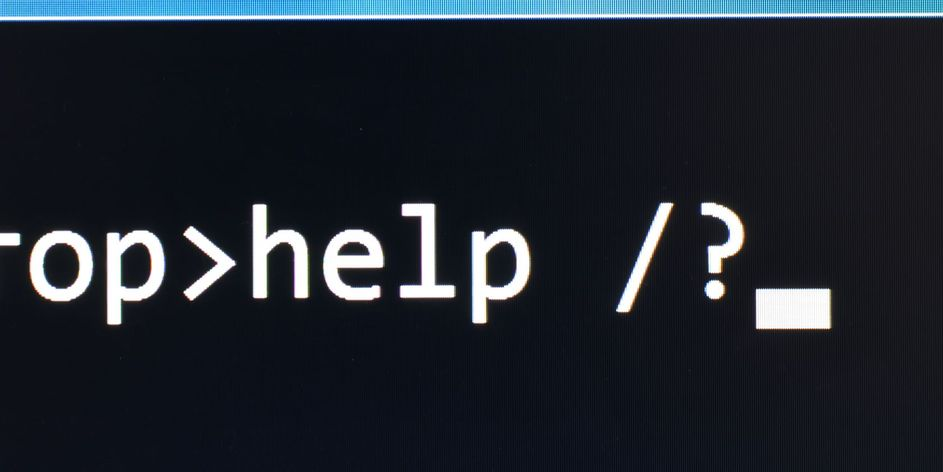
#> input picture Competitive_Programming/cmd line/pic1.jpg, 943 x 472 px, found by its file name
$ jupyter execute convert_images_to_pencil_sketch_using_OpenCV.ipynb
#> lines starting #> are read from the running program, lines starting #| are printed output that depends on the picture
#Convert an image into pencil sketch using OpenCV
In this task we will follow five important steps given below to convert an image into pencil sketch using OpenCV.

###OpenCV:
OpenCV (Open Source Computer Vision Library) is an open source computer vision and machine learning software library. OpenCV was built to provide a common infrastructure for computer vision applications and to accelerate the use of machine perception in the commercial products.

#### Importing OpenCV

[cell 1]
import cv2  #OpenCV
from google.colab.patches import cv2_imshow

#### Read and display the image

[cell 2]
img = cv2.imread('pic1.jpg')   #reading an image
#> img is the input picture: shape (472, 943, 3); mean B, G, R 45.6, 37.6, 31.8
#Image source: https://pixabay.com/photos/girl-portrait-hairstyle-redhead-919048/

[cell 3]
cv2_imshow(img)  #showing an image

#### STEP 1: Convert image into gray using cvtColor function of OpenCV
Gray image: converting an image from other color spaces e.g. RGB, CMYK, HSV, etc. to shades of gray

[cell 4]
gray_img = cv2.cvtColor(img, cv2.COLOR_BGR2GRAY)
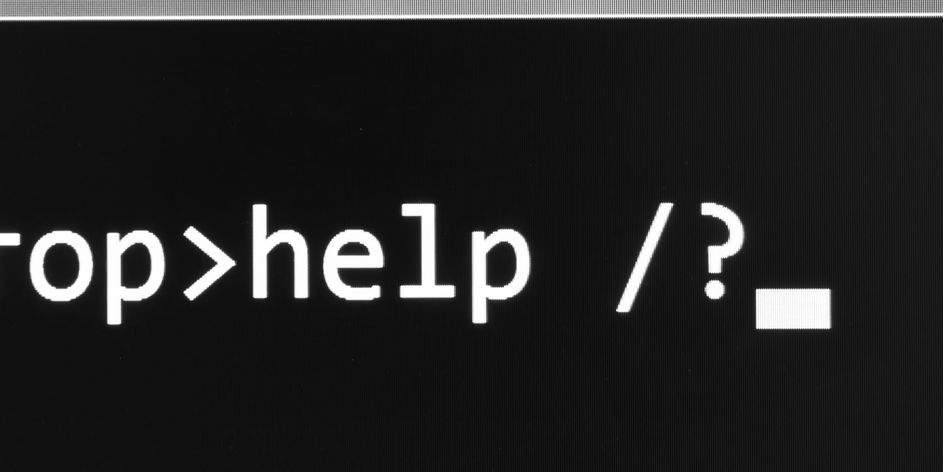
#> gray_img: shape (472, 943); min 2, max 255, mean 36.8
cv2_imshow(gray_img)

#### STEP 2: Invert gray image using bitwise_not function of OpenCV
A bitwise NOT inverts the "on" and "off" pixels in an image.

[cell 5]
invert_img = cv2.bitwise_not(gray_img)
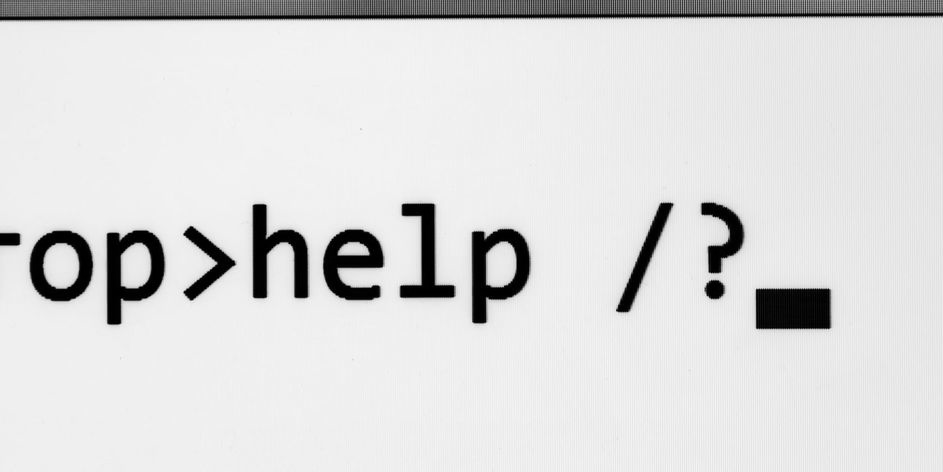
#> invert_img: shape (472, 943); min 0, max 253, mean 218.2
cv2_imshow(invert_img)

#### STEP 3: Blur the image using GaussianBlur function
The function convolves the source image with the specified Gaussian filter.<br>
The Gaussian filter is used to remove Gaussian noise

[cell 6]
smoothing_img = cv2.GaussianBlur(invert_img, (21,21), sigmaX=0, sigmaY=0)
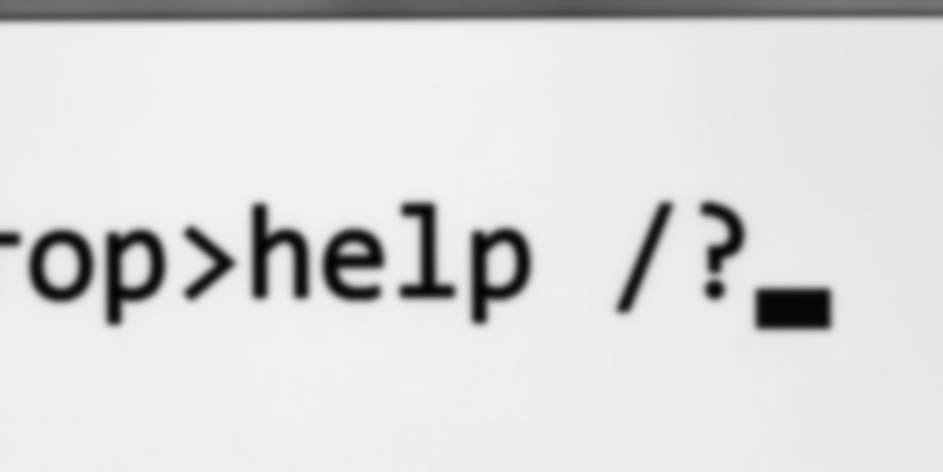
#> smoothing_img: shape (472, 943); min 3, max 242, mean 218.2
                          #(21,21): Gaussian filter size (it should be a pair of odd numbers)
                          #sigmaX: Gaussian filter standard deviation in X direction
                          #sigmaY: Gaussian filter standard deviation in X direction
cv2_imshow(smoothing_img)

#### STEP 4: Invert the blurred image

[cell 7]
invert_blur_img = cv2.bitwise_not(smoothing_img)
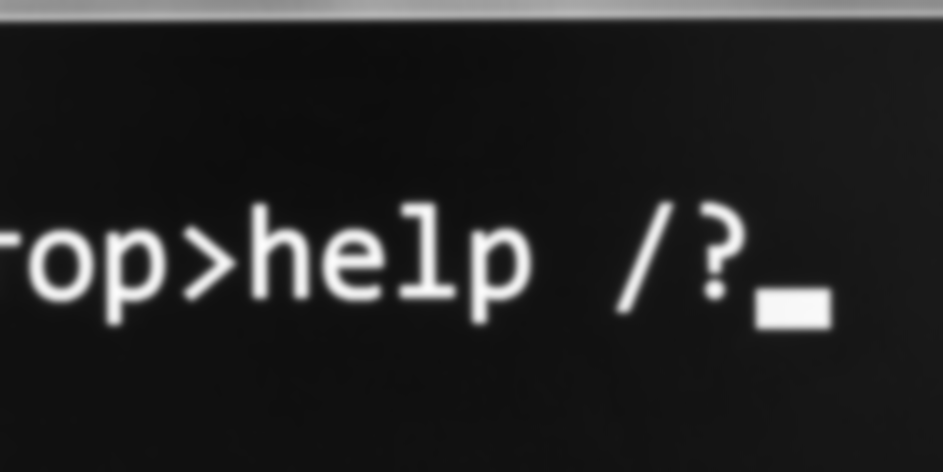
#> invert_blur_img: shape (472, 943); min 13, max 252, mean 36.8
cv2_imshow(invert_blur_img)

#### STEP 5: Obtain the final pencil sketch image using divide function between gray image and inverted blurred image
divide(): Performs per-element division of two arrays or a scalar by an array

[cell 8]
sketch_img = cv2.divide(gray_img, invert_blur_img, scale=256.0)
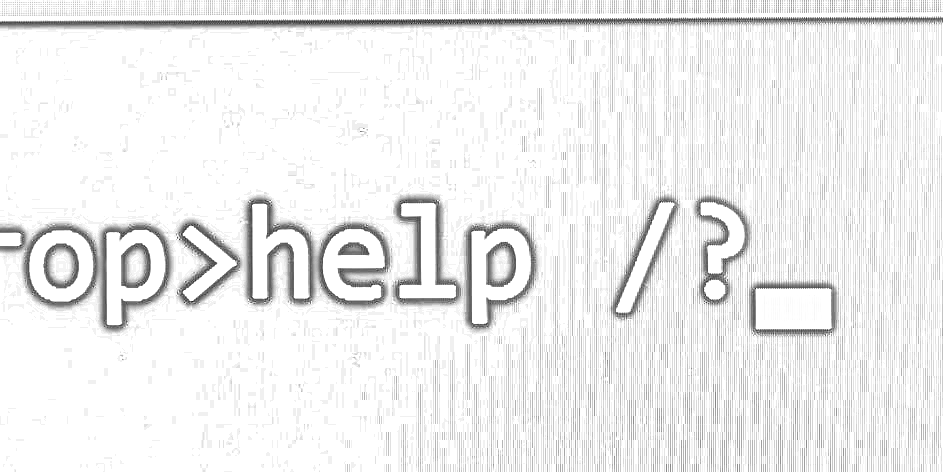
#> sketch_img: shape (472, 943); min 13, max 255, mean 238.2

$ run again, with Competitive_Programming/cmd line/pic4.png saved as Competitive_Programming/cmd line/pic1.jpg
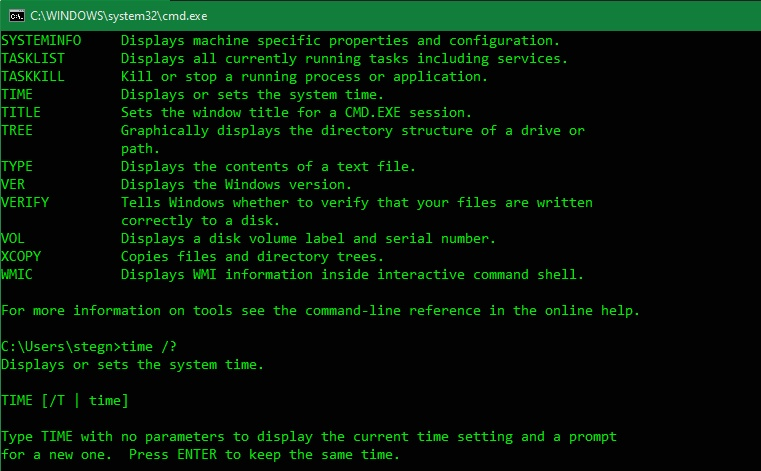
#> input picture Competitive_Programming/cmd line/pic4.png, 761 x 471 px, found by its file name
#> img is the input picture: shape (471, 761, 3); mean B, G, R 8.9, 21.7, 6.2
#> `smoothing_img = cv2.GaussianBlur(invert_img, (21,21), sigmaX=0, sigmaY..`:
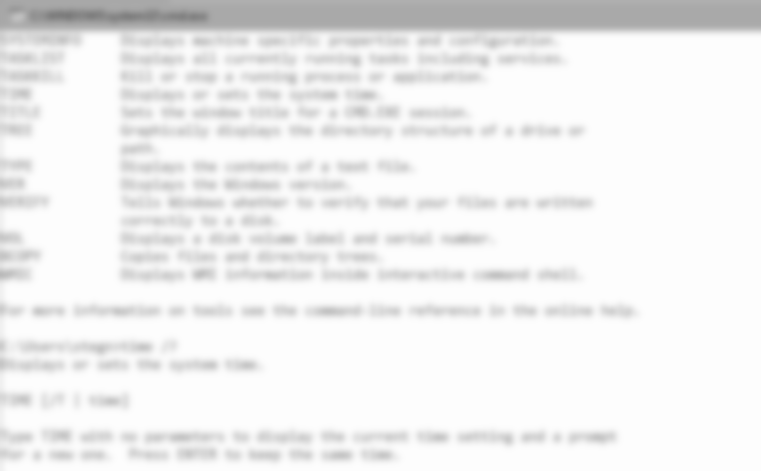
#> smoothing_img: shape (471, 761); min 124, max 253, mean 239.4
#> `sketch_img = cv2.divide(gray_img, invert_blur_img, scale=256.0)`:
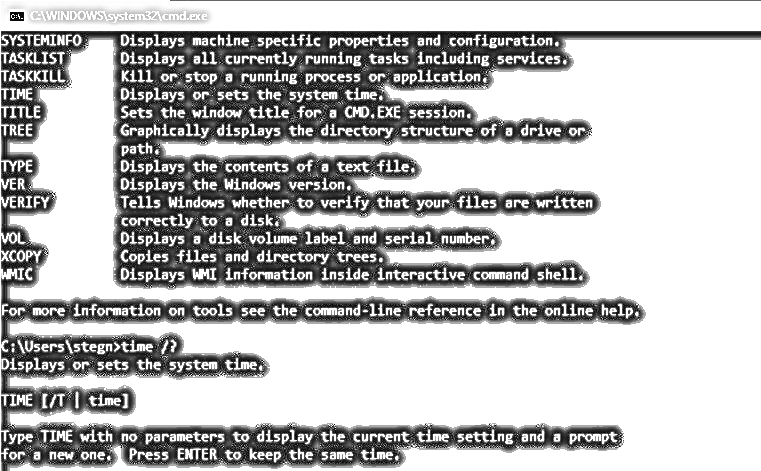
#> sketch_img: shape (471, 761); min 0, max 255, mean 187
